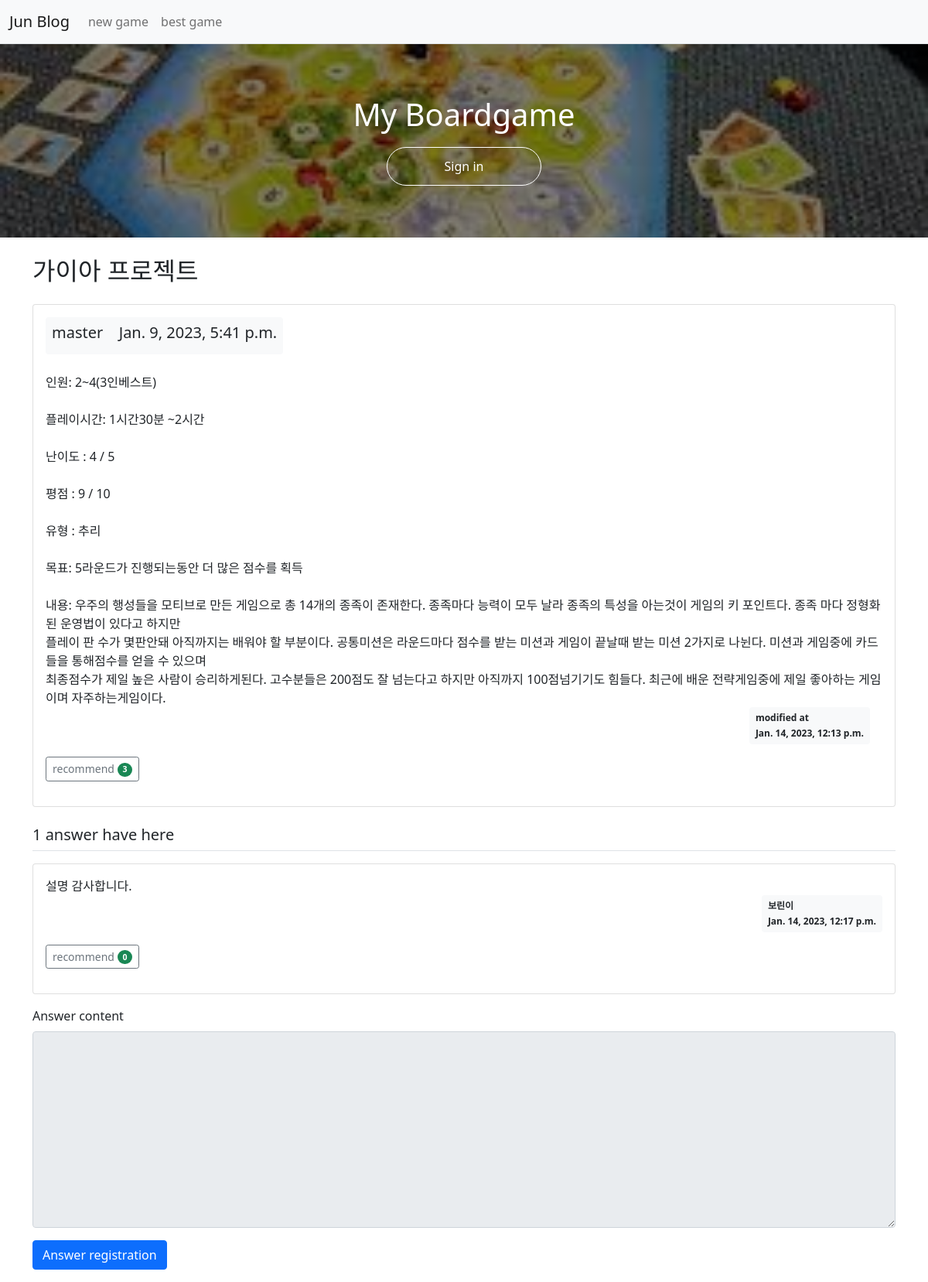
Screenshot of /pybo/315/ with the database file from the repository.
### pybo/models.py (models this page shows, shortened)
class Question(models.Model):
    author = models.ForeignKey(User, on_delete=models.CASCADE, related_name='author_question')
    subject = models.CharField(max_length=200)
    content = models.TextField()
    create_date = models.DateTimeField()
    modify_date = models.DateTimeField(null=True, blank=True)
    voter = models.ManyToManyField(User, related_name='voter_question')

class Answer(models.Model):
    author = models.ForeignKey(User, on_delete=models.CASCADE, related_name='author_answer')
    question = models.ForeignKey(Question, on_delete=models.CASCADE)
    content = models.TextField()
    create_date = models.DateTimeField()
    modify = models.DateTimeField(null=True, blank=True)
    voter = models.ManyToManyField(User, related_name='voter')

### pybo/views/base_views.py (the view)
def detail(request, question_id):
    question = get_object_or_404(Question, pk=question_id)
    context = {'question': question}
    return render(request, 'pybo/question_detail.html', context)

### templates/pybo/question_detail.html (shortened to what this page needs)
{% extends 'base.html' %}
{% block content %}
<div class="container my-3">
    <h2 class="border-bottem py-2">{{ question.subject }}</h2>
    <div class="card my-3">
        <div class="card-body">
            <div class="badge bg-light text-dark p-2 text-start">
                <h5 class="mb-2">{{ question.author.username }} &ensp; {{ question.create_date}}</h5>
            </div>
            <br><br>
            <div class="card-text" style="white-space: pre-line;">{{ question.content }}</div>
            <div class="d-flex justify-content-end">
                {% if question.modify_date %}
                <div class="badge bg-light text-dark p-2 text-start mx-3">
                    <div class="mb-2">modified at</div>
                    <div>{{ question.modify_date }}</div>
                </div>
                {% endif %}
            </div>
            <div class="my-3">
                <a href="javascript:void(0)" data-uri="{% url 'pybo:question_vote' question.id  %}"
                   class="recommend btn btn-sm btn-outline-secondary"> recommend
                    <span class="badge rounded-pill bg-success">{{question.voter.count}}</span>
                </a>
            </div>
        </div>
    </div>
    <h5 class="border-bottom my-3 py-2">{{question.answer_set.count}} answer have here</h5>
    {% for answer in question.answer_set.all %}
    <div class="card my-3">
        <div class="card-body">
            <div class="card-text" style="white-space: pre-line;">{{answer.content}}</div>
            <div class="d-flex justify-content-end">
                <div class="badge bg-light text-dark p-2 text-start">
                    <div class="mb-2">{{ answer.author.username }}</div>
                    <div>{{ answer.create_date }}</div>
                </div>
            </div>
            <div class="my-3">
                <a href="javascript:void(0)" data-uri="{% url 'pybo:answer_vote' answer.id %}"
                   class="recommend btn btn-sm btn-outline-secondary"}> recommend
                    <span class="badge rounded-pill bg-success">{{ answer.voter.count }}</span>
                </a>
            </div>
        </div>
    </div>
    {% endfor %}
    <form action="{% url 'pybo:answer_create' question.id %}" method="post" class="my-3">
        <div class="mb-3">
            <label for="content" class="form-label">Answer content</label>
            <textarea {% if not user.is_authenticated %}disabled{% endif %}
              name="content" id="content" class="form-control" rows="10"></textarea>
        </div>
        <input type="submit" value="Answer registration" class="btn btn-primary">
    </form>
</div>
{% endblock %}

### rows the page displays
Question: subject "가이아 프로젝트", author.username "master", create_date "Jan. 9, 2023, 5:41 p.m.", content "인원: 2~4(3인베스트) 플레이시간: 1시간30분 ~2시간 난이도 : 4 / 5 평점 : 9 / 10 유형 : 추리 목표: 5라운드가 진행되는동안 더 많은 점수를 획득 내용: 우주의 행성들을 모티브로 만든 게임으로 총 14개의 종족이 존재한다. 종족마다 능력이 모두 날라 종족의 특성을 아는것이 게임의 키 포인트다. 종족 마다 정형화된 운영법이 있다고 하지만 플레이 판 수가 몇판안돼 아직까지는 배워야 할 부분이다. 공통미션은 라운드마다 점수를 받는 미션과 게임이 끝날때 받는 미션 2가지로 나뉜다. 미션과 게임중에 카드들을 통해점수를 얻을 수 있으며 최종점수가 제일 높은 사람이 승리하게된다. 고수분들은 200점도 잘 넘는다고 하지만 아직까지 100점넘기기도 힘들다. 최근에 배운 전략게임중에 제일 좋아하는 게임이며 자주하는게임이다.", modify_date "Jan. 14, 2023, 12:13 p.m.", voter.count "3", answer_set.count "1"
Answer: content "설명 감사합니다.", author.username "보린이", create_date "Jan. 14, 2023, 12:17 p.m.", voter.count "0"
